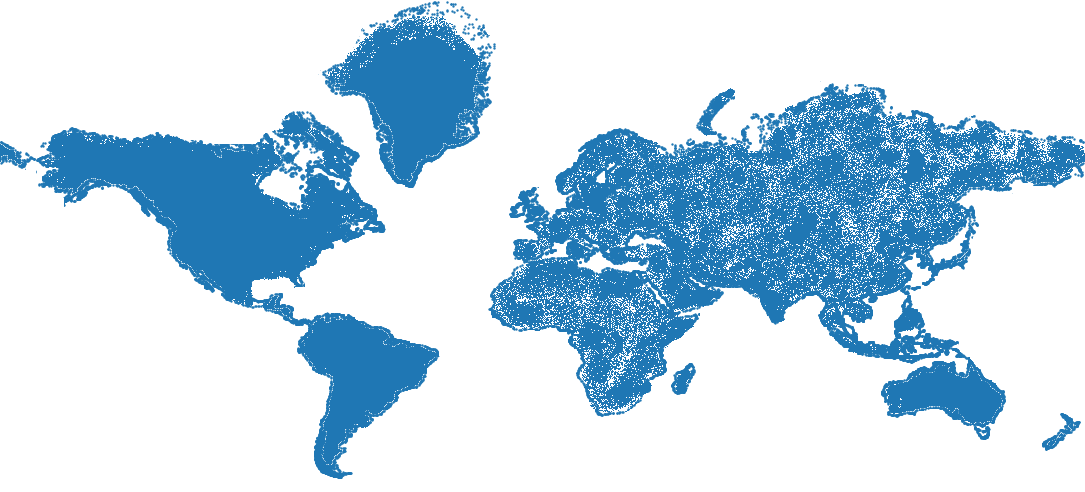
#> input picture workspace_files/maint_land_mercator.png, 1085 x 492 px, found by its file name
$ jupyter execute --allow-errors app.ipynb
#> lines starting #> are read from the running program, lines starting #| are printed output that depends on the picture
**Гипотеза:**

Земные гамма-вспышки, как и обычные молнии, происходят обычно вблизи береговой линии, т.е. вероятность появления их в условленном интервале( +-500км от береговой линии) выше, чем при их равномерном распределении в широтах (-60, 60)

[cell 1]
import numpy as np
import matplotlib.pyplot as plt
from scipy.spatial import distance
from scipy.stats import norm
import pandas as pd
import geopandas as gpd

#> (a cell that did not finish here is left out)

#> (a cell that did not finish here is left out)

#> (a cell that did not finish here is left out)

#> (a cell that did not finish here is left out)

**Распределение числа событий от ближайшего расстояния до береговой линии для мира и Африки**

[cell 6]
fig, ax = plt.subplots(1, 2)
fig.set_figwidth(15)
ax[0].set_title("World")
#> (the rest of this cell did not finish here and is left out)

**Распределение земных гаммма-вспышек по поверхности Земли**

[cell 7]
fig = plt.figure(figsize=(10, 7))
ax = fig.add_subplot(projection='3d')
#> (the rest of this cell did not finish here and is left out)

#> (a cell that did not finish here is left out)

**Предварительный вывод:**

По результатам исследования видно, что вероятность возникновения гамма-вспышки возле береговой линии намного больше, чем если бы они были распределены равновероятно, что подтверждает изначальную гипотезу.

**Визуализация данных на картографической проекции**

Визуализируем данные с помощью geopandas

#> (a cell that did not finish here is left out)

Теперь попробуем кластеризовать континенты и острова, построить на их основе полигоны и определить сумму этих полигонов как сушу.

[cell 10]
from sklearn.cluster import KMeans, MiniBatchKMeans, DBSCAN, OPTICS, SpectralClustering
from scipy.spatial import ConvexHull
count_areas =150
from shapely import Polygon, MultiPolygon, Point


#> (the rest of this cell did not finish here and is left out)

Как видно, контурное расположение плохо поддаётся адекватной кластеризации, что для всей карты, что для суши в границах +-30 градусов от экватора. Для решения это проблемы было сделано следующее - карта была отредактированная как изображение, на ней были "заполнены" континенты и убраны совсем маленькие острова. Далее изображение было считано как массив пикселей RGBA, те точки, которые не соответствовали белому цвету, попали в новый массив координат суши (х, у), далее координаты были пронормированы в соответствии с исходными.

[cell 11]
from PIL import Image
img = Image.open("../workspace_files/maint_land_mercator.png")
#> img is the input picture: PIL image 1085x492 RGBA; mean R, G, B, A 192.8, 217.2, 234.1, 255
np_img = np.array(img)
np_img = np.sum(np_img[:,:,:3], axis=2)
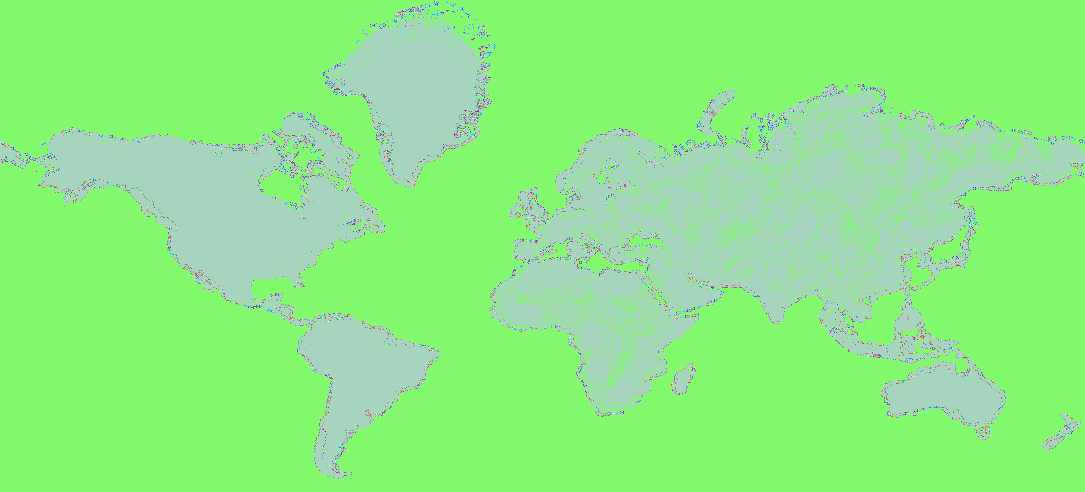
#> np_img: shape (492, 1085) uint64; 58 distinct labels, from 330 to 765; one colour per label, 0 black
np_img=np.where(np_img<760, np_img, 0)
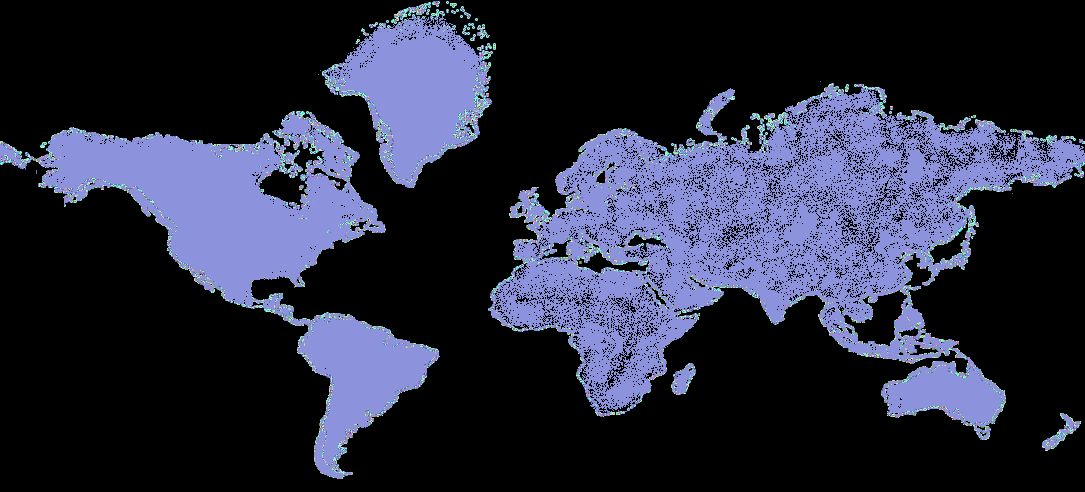
#> np_img: shape (492, 1085) uint64; 58 distinct labels, from 0 to 675; one colour per label, 0 black
rows, cols = np_img.shape
#> rows = 492; cols = 1085
#> (the rest of this cell did not finish here and is left out)

[cell 12]
vectorized_img = []
for r in range(rows):
    for c in range(cols):
        if np_img[r][c]!=0:
            vectorized_img.append((c, -r))
vectorized_img = np.array(vectorized_img)

size_x = np.max(vectorized_img[:, 0]) - np.min(vectorized_img[:, 0])
#> size_x = 1084
size_y = np.max(vectorized_img[:, 1]) -np.min(vectorized_img[:, 1])
#> size_y = 477
min_x = np.min(vectorized_img[:, 0])
#> min_x = 0
min_y = np.min(vectorized_img[:, 1])
#> min_y = -478

"""Реальные разбросы данных на проекции Меркатора: х(-150, 150), у(120, -140)"""
#> (the rest of this cell did not finish here and is left out)

$ run again, with workspace_files/Earth_coast_line.png copied over workspace_files/maint_land_mercator.png
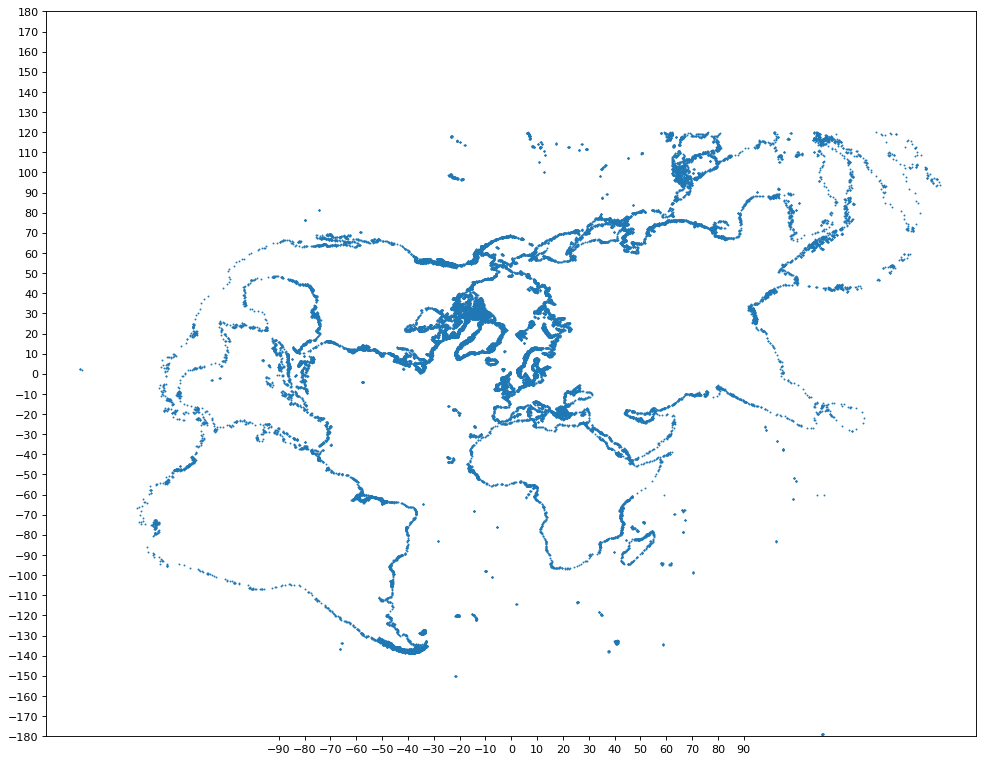
#> input picture workspace_files/Earth_coast_line.png, 984 x 762 px, found by its file name
#> img is the input picture: PIL image 984x762 RGBA; mean R, G, B, A 245.4, 248.1, 250, 230.7
#> `np_img = np.sum(np_img[:,:,:3], axis=2)`:
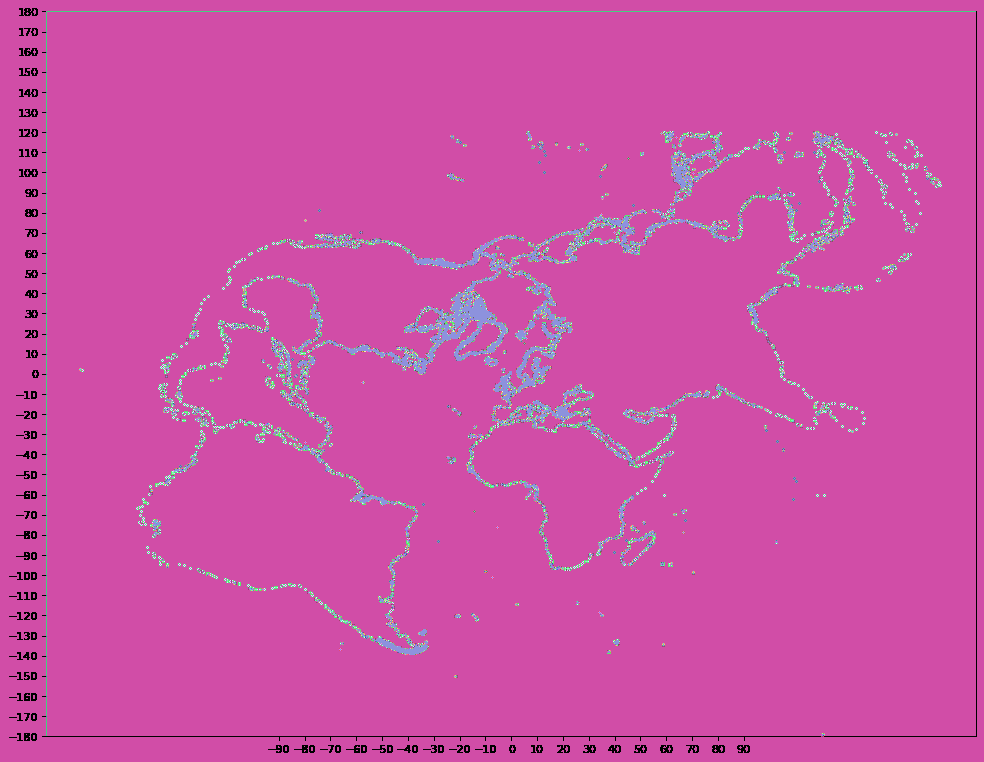
#> np_img: shape (762, 984) uint64; 182 distinct labels, from 0 to 765; one colour per label, 0 black
#> `np_img=np.where(np_img<760, np_img, 0)`:
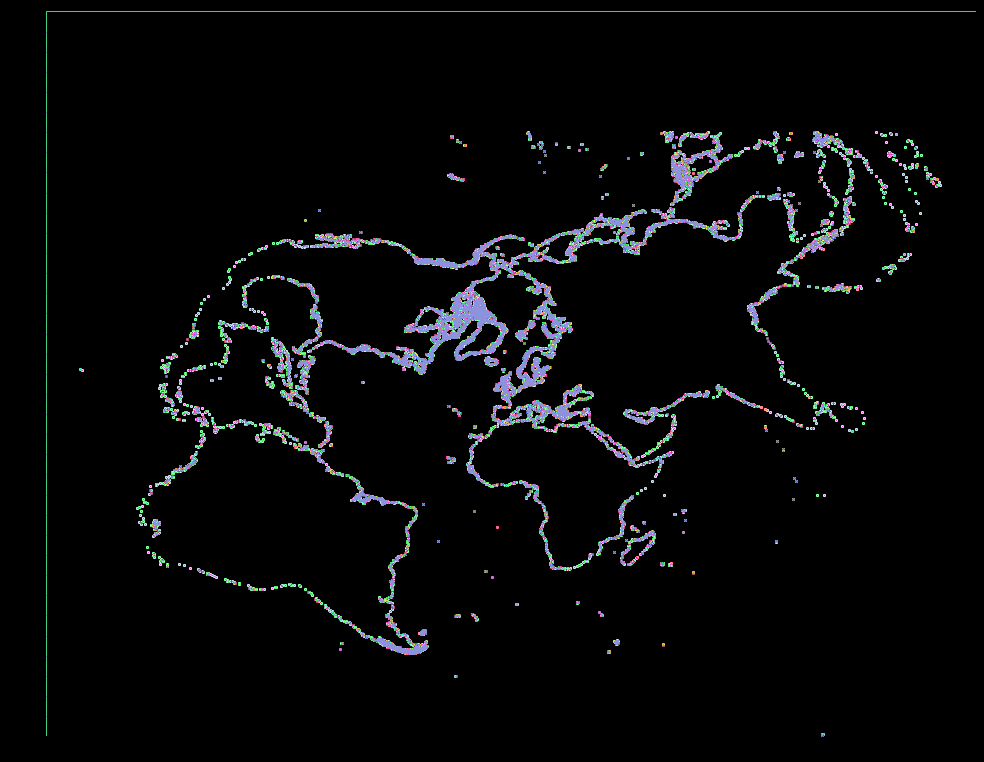
#> np_img: shape (762, 984) uint64; 181 distinct labels, from 0 to 739; one colour per label, 0 black

$ run again, with workspace_files/Earth_coast_line_without_islands.png copied over workspace_files/maint_land_mercator.png
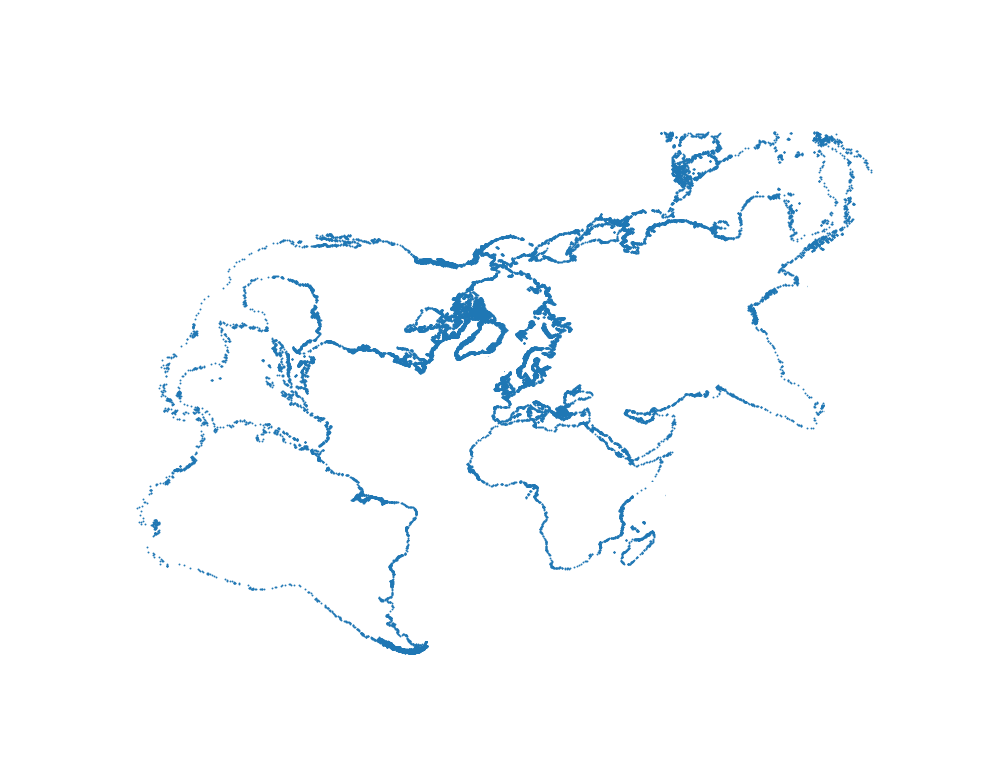
#> input picture workspace_files/Earth_coast_line_without_islands.png, 984 x 762 px, found by its file name
#> img is the input picture: PIL image 984x762 RGBA; mean R, G, B, A 248.5, 251, 252.8, 255
#> `np_img = np.sum(np_img[:,:,:3], axis=2)`:
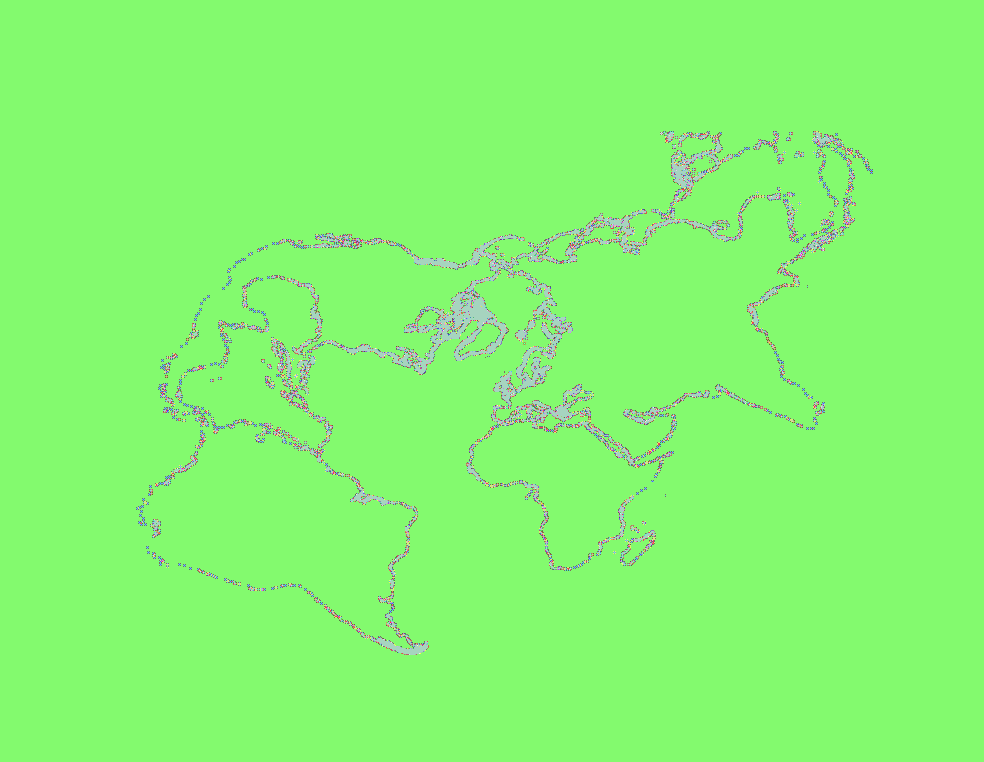
#> np_img: shape (762, 984) uint64; 176 distinct labels, from 330 to 765; one colour per label, 0 black
#> `np_img=np.where(np_img<760, np_img, 0)`:
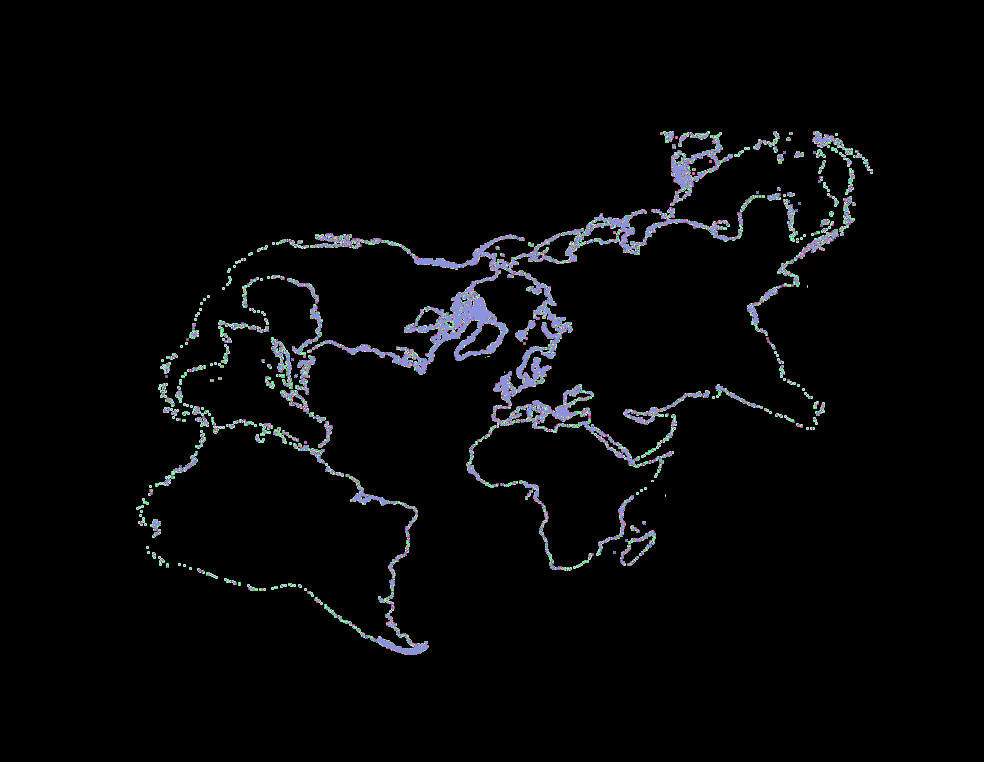
#> np_img: shape (762, 984) uint64; 176 distinct labels, from 0 to 739; one colour per label, 0 black

$ run again, with workspace_files/main_land.png copied over workspace_files/maint_land_mercator.png
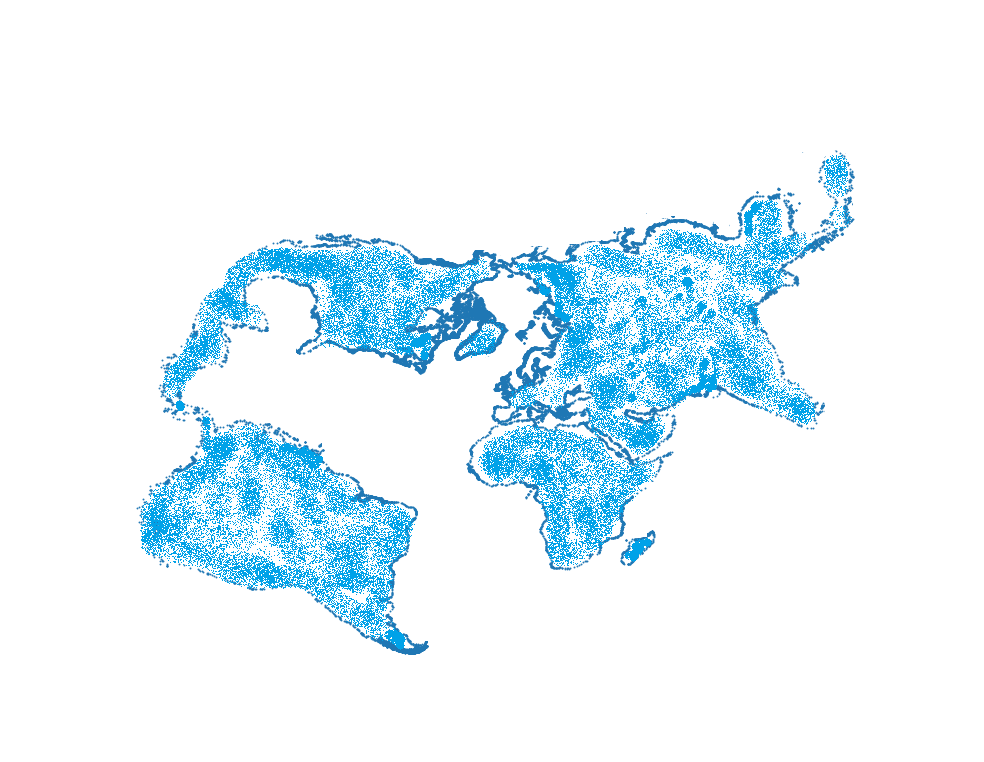
#> input picture workspace_files/main_land.png, 984 x 762 px, found by its file name
#> img is the input picture: PIL image 984x762 RGBA; mean R, G, B, A 231.2, 245.2, 251.7, 255
#> `np_img = np.sum(np_img[:,:,:3], axis=2)`:
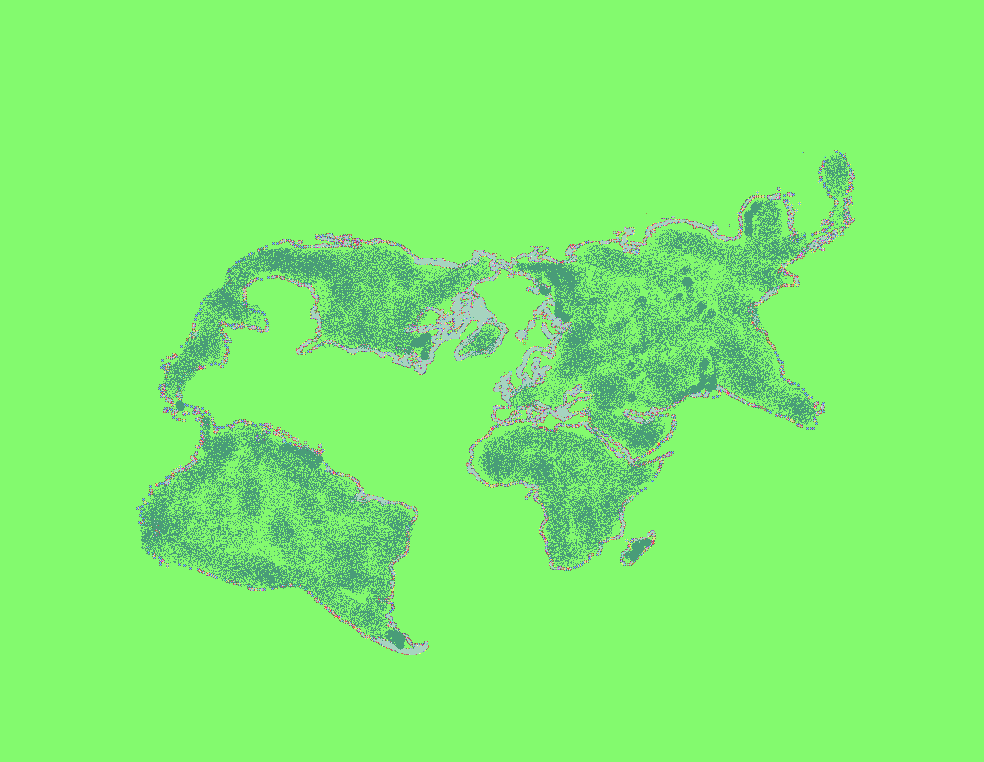
#> np_img: shape (762, 984) uint64; 174 distinct labels, from 330 to 765; one colour per label, 0 black
#> `np_img=np.where(np_img<760, np_img, 0)`:
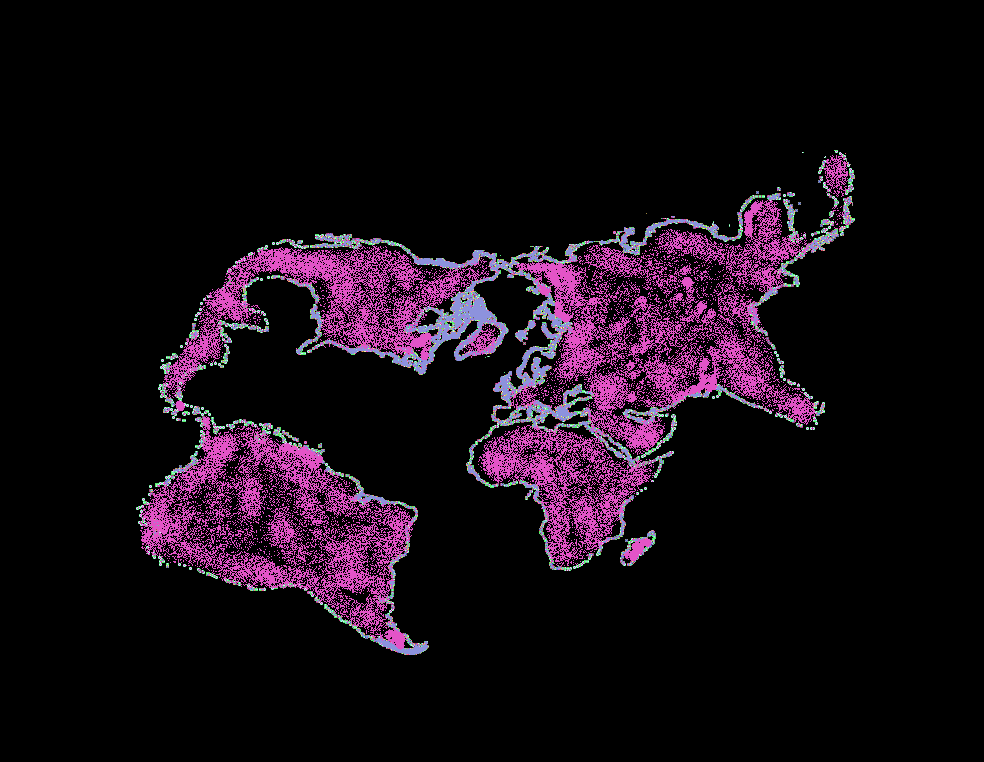
#> np_img: shape (762, 984) uint64; 174 distinct labels, from 0 to 739; one colour per label, 0 black
